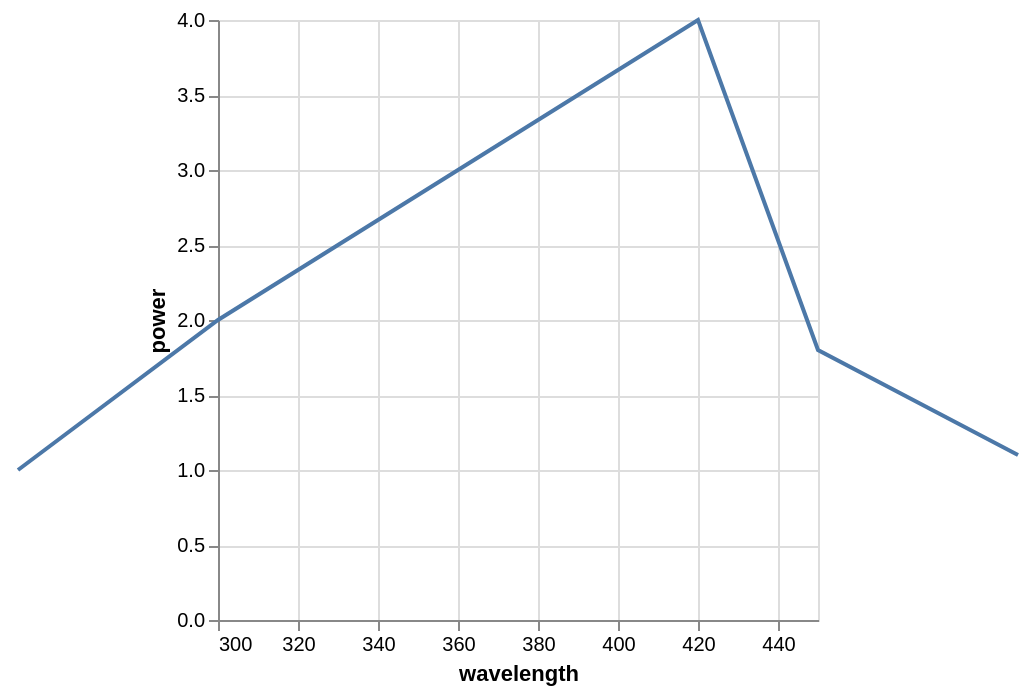

The specification (Vega-Lite) saved for this image:
### Vega-Lite specification from a JSON file in a GitHub repository (floating-point values rounded to 4 significant figures)
{"$schema": "https://vega.github.io/schema/vega-lite/v2.json", "data": {"values": [{"wavelength": 250, "power": 1}, {"wavelength": 300, "power": 2}, {"wavelength": 420, "power": 4}, {"wavelength": 450, "power": 1.8}, {"wavelength": 500, "power": 1.1}]}, "layer": [{"mark": "line", "encoding": {"x": {"field": "wavelength", "type": "quantitative", "scale": {"domain": [300, 450]}}, "y": {"field": "power", "type": "quantitative"}}}, {"mark": {"type": "point", "filled": true, "opacity": 0}, "encoding": {"x": {"field": "wavelength", "type": "quantitative", "scale": {"domain": [300, 450]}}, "y": {"field": "power", "type": "quantitative"}}}]}
